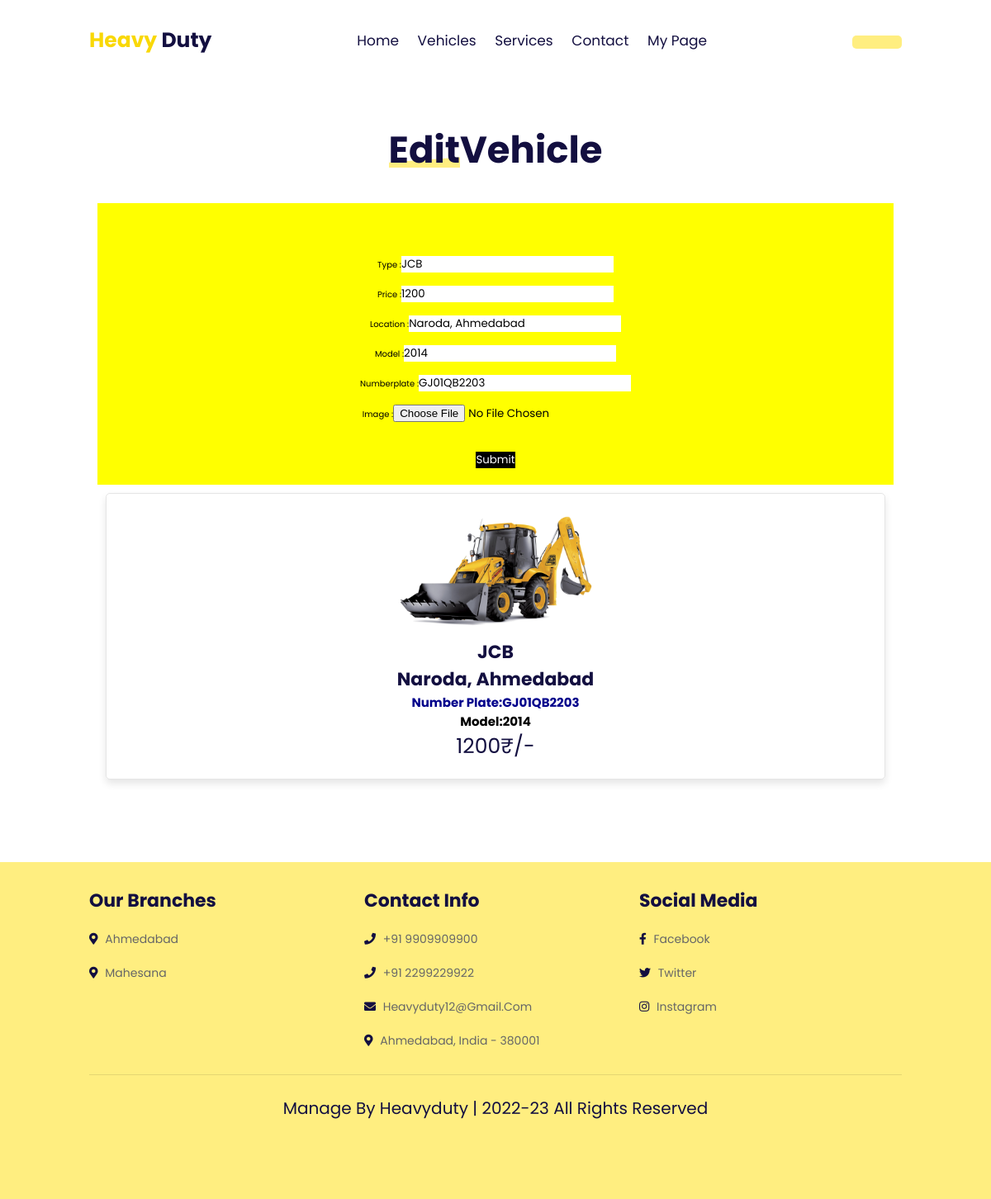
Page /editvehicle/1 on the committed database.
### myapp/models.py (models this page shows, shortened)
class vehicleinfo(models.Model):
    userid = models.ForeignKey(registertable, on_delete=models.CASCADE, null=True)
    vtype = models.CharField(max_length=30)
    vmodel = models.IntegerField()
    vnumberplate = models.CharField(max_length=20)
    rateperhour = models.IntegerField()
    location = models.CharField(max_length=50)
    image = models.ImageField(upload_to="photos")
    def vphotos(self):
        return mark_safe('<img src="{}" width="100"/>'.format(self.image.url))
    vphotos.allow_tags = True

### myapp/views.py (the view)
# urls.py: path('editvehicle/<int:id>', views.editvehicle, name="editvehicle.html"),
def editvehicle(request, id):
    getdata = vehicleinfo.objects.get(id=id)
    context = {
        'data': getdata
    }
    return render(request, "editvehicle.html", context)

### myapp/templates/editvehicle.html (shortened to what this page needs)
<!DOCTYPE html>
{% load static %}
<html lang="en">
<head>
    <link rel="stylesheet" href="https://unpkg.com/swiper@7/swiper-bundle.min.css" />
    <link rel="stylesheet" href="https://cdnjs.cloudflare.com/ajax/libs/font-awesome/5.15.4/css/all.min.css">
    <link rel="stylesheet" href="{% static 'css/style.css' %}">
</head>
<body>
    <header class="header">
        <a href="{% url 'index.html' %}" class="logo"> <span>Heavy </span>duty </a>
        <nav class="navbar">
            <a href="{% url 'index.html' %}">home</a>
            <a href="{% url 'vehicles.html' %}">vehicles</a>
            <a href="{% url 'services.html' %}">services</a>
            <a href="{% url 'contact.html' %}">contact</a>
            {% if owner %}
            <a href="/ownerpage">My Page</a>
            {% else %}
            <a href="/clientpage">My Page</a>
            {% endif %}
        </nav>
        <div id="login-btn">
            <button class="btn">{{ request.session.logname }}</button>
        </div>
    </header>
    <section class="featured" id="featured">
        <br><br><br><br><br><br><br><br>
        <h1 class="heading"> <span>Edit</span>Vehicle</h1>
        <div class="swiper featured-slider">
        <center>
            <div class="swiper-wrapper">
                <form method="post" action="/updatedetails/{{ data.id }}" enctype="multipart/form-data" style="background-color:yellow"><br><br><br><br>
                    <tr><td>Type :</td><td><input type="text" name="type" value="{{ data.vtype }}" /><br/></tr><br>
                    <tr><td>Price :</td><td><input type="number" name="rateperhour" value="{{ data.rateperhour }}" /><br/></tr><br>
                    <tr><td>Location :</td><td><input type="text" name="location" value="{{ data.location }}" /><br/></tr><br>
                    <tr><td>Model :</td><td><input type="text" name="model" value="{{ data.vmodel }}" /><br/></tr><br>
                    <tr><td>Numberplate :</td><td><input type="text" name="numberplate" value="{{ data.vnumberplate }}" /><br/></tr><br>
                    <tr><td>Image :</td><td><input type="file" name="pimage"><br/></tr><br>
                    <tr><td></td><td><input type="submit" name="submit" style="background-color:black; color:white;margin:20px";></td></tr><br>
                  </form>
                <div class="swiper featured-slider">
            <div class="swiper-wrapper">
                <div class="box">
                    <img src="/media/{{ data.image }}" height="150px" alt="">
                    <div class="content">
                        <h3>{{ data.vtype }}</h3>
                        <h3>{{ data.location }}</h3>
                        <h2 style="color:darkblue">Number plate:{{ data.vnumberplate }}</h2>
                        <h1>Model:{{ data.vmodel }}</h1>
                        <div class="price">{{ data.rateperhour }}₹/-</div>
                    </div>
                </div>
            </div>
            </div>
            </div>
        </center>
        </div>
    </section>
    <section class="footer" id="footer">
        <div class="box-container">
            <div class="box">
                <h3>our branches</h3>
                <a href="#"> <i class="fas fa-map-marker-alt"></i> Ahmedabad </a>
                <a href="#"> <i class="fas fa-map-marker-alt"></i> Mahesana </a>
            </div>
            <div class="box">
                <h3>contact info</h3>
                <a href="#"> <i class="fas fa-phone"></i> +91 9909909900 </a>
                <a href="#"> <i class="fas fa-phone"></i> +91 2299229922 </a>
                <a href="#"> <i class="fas fa-envelope"></i> heavyduty12@gmail.com </a>
                <a href="#"> <i class="fas fa-map-marker-alt"></i> Ahmedabad, india - 380001 </a>
            </div>
            <div class="box">
                <h3>Social Media </h3>
                <a href="#"> <i class="fab fa-facebook-f"></i> facebook </a>
                <a href="#"> <i class="fab fa-twitter"></i> twitter </a>
                <a href="#"> <i class="fab fa-instagram"></i> instagram </a>
            </div>
        </div>
        <div class="credit"> manage by heavyduty | 2022-23 all rights reserved </div>
    </section>
</body>
</html>

### myapp/static/css/style.css (style rules this page uses)
:root { --yellow:#f9d806; --light-yellow:#ffee80; --black:#130f40; --light-color:#666; --box-shadow:0 .5rem 1rem rgba(0,0,0,.1); --border:.1rem solid rgba(0,0,0,.1); }
* { font-family: 'Poppins', sans-serif; margin:0; padding:0; box-sizing: border-box; outline: none; border:none; text-decoration: none; text-transform: capitalize; transition: .2s linear; }
html { font-size: 62.5%; overflow-x: hidden; scroll-padding-top: 7rem; scroll-behavior: smooth; }
section { padding:2rem 9%; }
.heading { padding-bottom: 2rem; text-align: center; font-size: 4.5rem; color:var(--black); }
.heading span { position: relative; z-index: 0; }
.heading span::before { content: ''; position: absolute; bottom:1rem; left:0; height: 100%; width: 100%; background: var(--light-yellow); z-index: -1; clip-path: polygon(0 90%, 100% 80%, 100% 100%, 0% 100%); }
.btn { display: inline-block; margin-top: 1rem; padding:.8rem 3rem; background:var(--light-yellow); color:var(--black); cursor: pointer; font-size: 1.7rem; border-radius: .5rem; font-weight: 500; text-align: center; }
.header { display: flex; align-items: center; justify-content: space-between; position: fixed; top:0; left:0; right:0; padding:3rem 9%; z-index: 1000; background: #fff; }
.header .logo { font-size: 2.5rem; color:var(--black); font-weight: bold; }
.header .logo span { color:var(--yellow); }
.header .navbar a { margin:0 1rem; font-size: 1.7rem; color:var(--black); }
#login-btn .btn { margin-top: 0; }
.featured .featured-slider { padding:1rem; padding-bottom: 4rem; }
.featured .featured-slider .box { padding:2rem; text-align: center; box-shadow: var(--box-shadow); border:var(--border); border-radius: .5rem; }
.featured .featured-slider .box img { height: 15rem; }
.featured .featured-slider .box .content h3 { font-size: 2.2rem; color:var(--black); }
.featured .featured-slider .box .content .price { font-size: 2.5rem; color:var(--black); }
.footer { background: var(--light-yellow); padding-bottom: 8rem; }
.footer .box-container { display: grid; grid-template-columns: repeat(auto-fit, minmax(25rem, 1fr)); gap:1.5rem; }
.footer .box-container .box h3 { font-size: 2.2rem; padding:1rem 0; color:var(--black); }
.footer .box-container .box a { display: block; font-size: 1.4rem; padding:1rem 0; color:var(--light-color); }
.footer .box-container .box a i { padding-right: .5rem; color:var(--black); }
.footer .credit { text-align: center; padding:1.5rem; padding-top: 2.5rem; margin-top: 2rem; border-top: var(--border); font-size: 2rem; color:var(--black); }

### rows in the picture
vehicleinfo: type "JCB", rateperhour "1200", location "Naroda, Ahmedabad", model "2014", numberplate "GJ01QB2203", image (picture), vtype "JCB", vnumberplate "GJ01QB2203", vmodel "2014"
